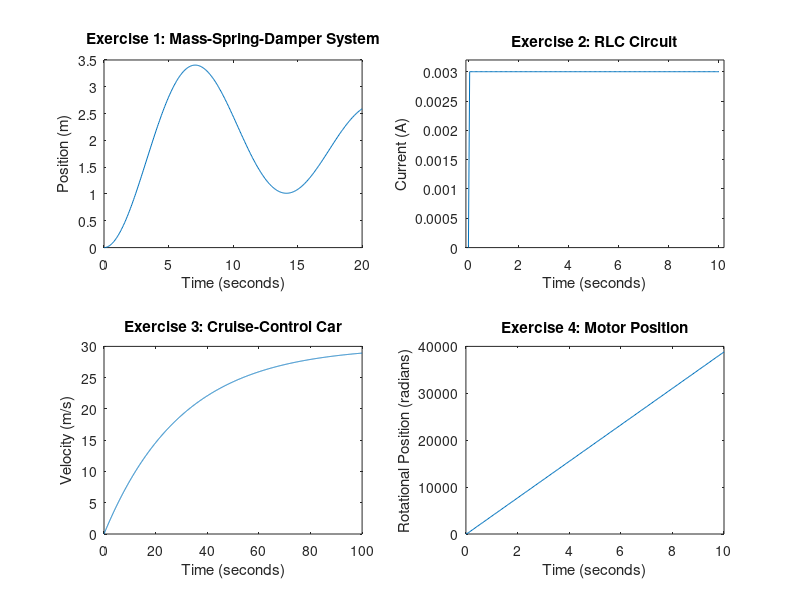

This chart was generated by the following MATLAB code:
% This script is written for Lab 2 of ES3011 B26 by 
% Aditi Bhattamishra, Kate Stahler, and Yael Whitson (Team 13).
% The script is adapted using a demo script previously provided. 
% Due 11/4/2026

clear; clc;

%% Mass-Springer-Damper System (Q1)

% Create system properties and constants variables
m = 5; %mass [Kg]
k = 1.0; %spring constant [N/m]
b = 0.5; %damping constant [N*s/m]
F = 2; %input force [N]

% Set time array variables
T = 20; %simulation time [s]
dt = 0.05; %time step [s]
t = 0:dt:T; %time array [t]

% Create state space equation coefficient variables
A = [0 1;
     -k/m -b/m];
B = [0; 1/m];
C = [1 0];
D = 0;
sys = ss(A,B,C,D);

% Set input array
u = F*ones(size(t));

% Run simulation
[y1, x1] = lsim(sys,u,t);

% Make figure (we do this manually to create four separate plots without
% overwriting)
figure;
subplot(2, 2, 1);
plot (x1, y1);
title("Exercise 1: Mass-Spring-Damper System");
xlabel("Time (seconds)");
ylabel("Position (m)");

%% RLC Circuit (Q2)

% Create system properties and constants variables
L = 5; %inductance [H]
c = 300; %capacitance [F]
R = 100000; %resistance [Kohm]
V = 300; %input voltage [V]

% Set time array variables
T = 10; %simulation time [s]
dt = 0.05; %time step [s]
t = 0:dt:T; %time array [t]

% Create state space equation coefficient variables
A = [0 1;
    -1/(L*c) -R/L];
B = [0; 1/L];
C = [0 1];
D = 0;
sys = ss(A,B,C,D);

% Set input array
u = V*ones(size(t));

% Run simulation
[y2, x2] = lsim(sys,u,t);

% Make figure
subplot(2, 2, 2);
plot (x2, y2);
axis([-0.1 10.2 0 3.2*10^(-3)])
title("Exercise 2: RLC Circuit");
xlabel("Time (seconds)");
ylabel("Current (A)");

%% Cruise-Control Car (Q3)

% Create system properties and constants variables
m = 1500; %vehicle mass [kg]
b = 50; %damping coefficient [N*s/m]
U = 1500; %input force [N]

% Set time array variables
T = 100; %simulation time [s]
dt = 0.05; %time step [s]
t = 0:dt:T; %time array [t]

% Create state space equation coefficient variables
A = [0 1;
    0 -b/m]; 
B = [0; 1/m]; 
C = [0 1];
D = 0;
sys = ss(A,B,C,D);

% Set input array
u = U*ones(size(t));

% Run simulation
[y3, x3] = lsim(sys,u,t);

% Make figure
subplot(2, 2, 3);
plot (x3, y3);
title("Exercise 3: Cruise-Control Car");
xlabel("Time (seconds)");
ylabel("Velocity (m/s)");

%% Motor Position (Q4)

% Create system properties and constants variables
J = 3*10^(-6); %rotor moment of inertia [kg*m^2]
b = 3.5*10^(-6); %motor friction coefficient [N*s/m]
K = 0.025; %electric force/motor torque coefficient [V/rad/sec]
R = 5; %resistance [Ohm]
L = 3*10^(-6); %inductance [H]
V = 100; %input voltage [V]

% Set time array variables
T = 10; %simulation time [s]
dt = 0.05; %time step [s]
t = 0:dt:T; %time array [t]

% Create state space equation coefficient variables
A = [0 1 0;
    0 -b/J K/J;
    0 -K/L -R/L]; %fill in and delete this comment after
B = [0;
    0;
    1/L]; %fill in and delete this comment after
C = [1 0 0]; %fill in and delete this comment after
D = 0; %fill in and delete this comment after
sys = ss(A,B,C,D);

% Set input array
u = V*ones(size(t));

% Run simulation
[y4, x4] = lsim(sys,u,t);

% Make figure
subplot(2, 2, 4);
plot (x4, y4);
title("Exercise 4: Motor Position");
xlabel("Time (seconds)");
ylabel("Rotational Position (radians)");
